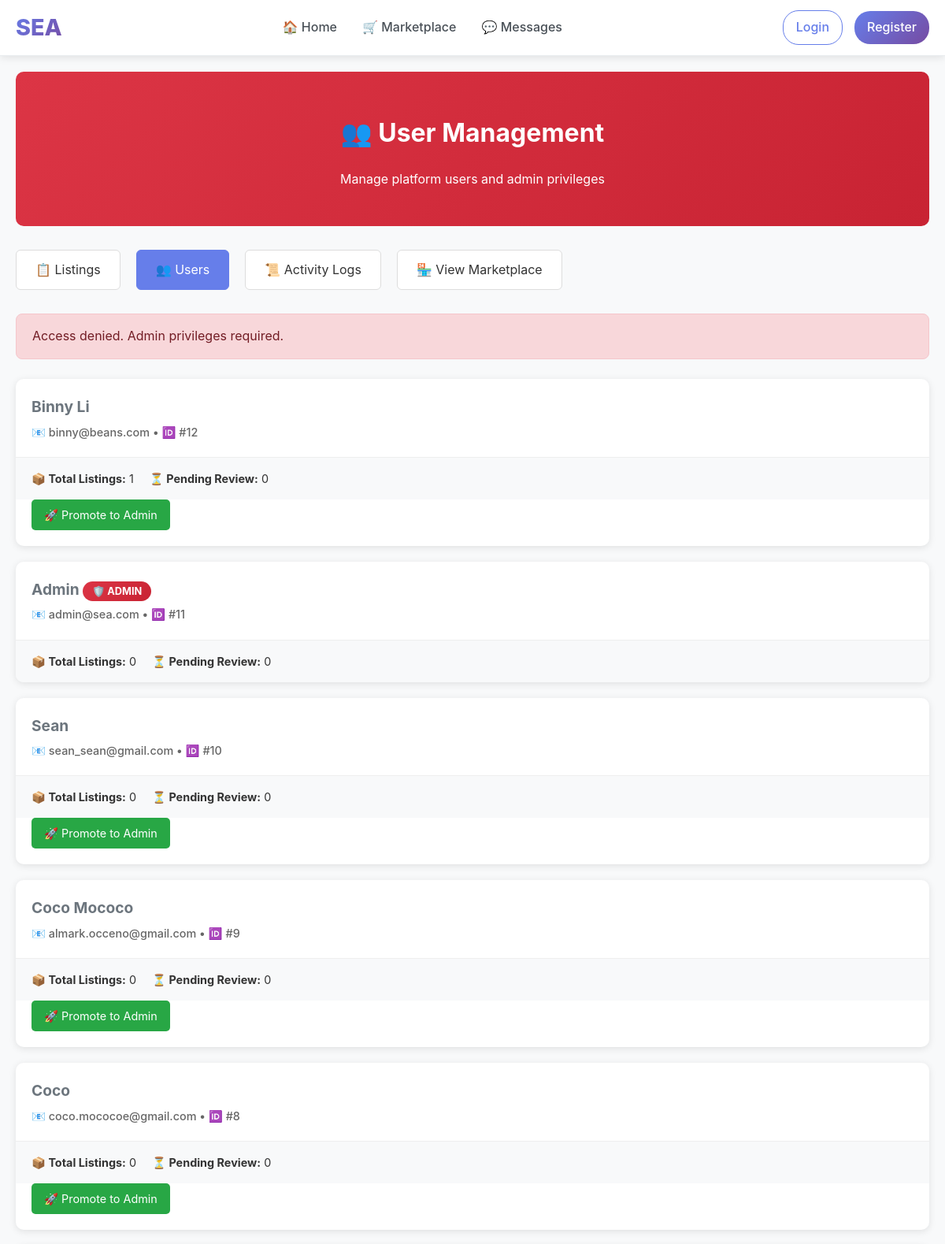
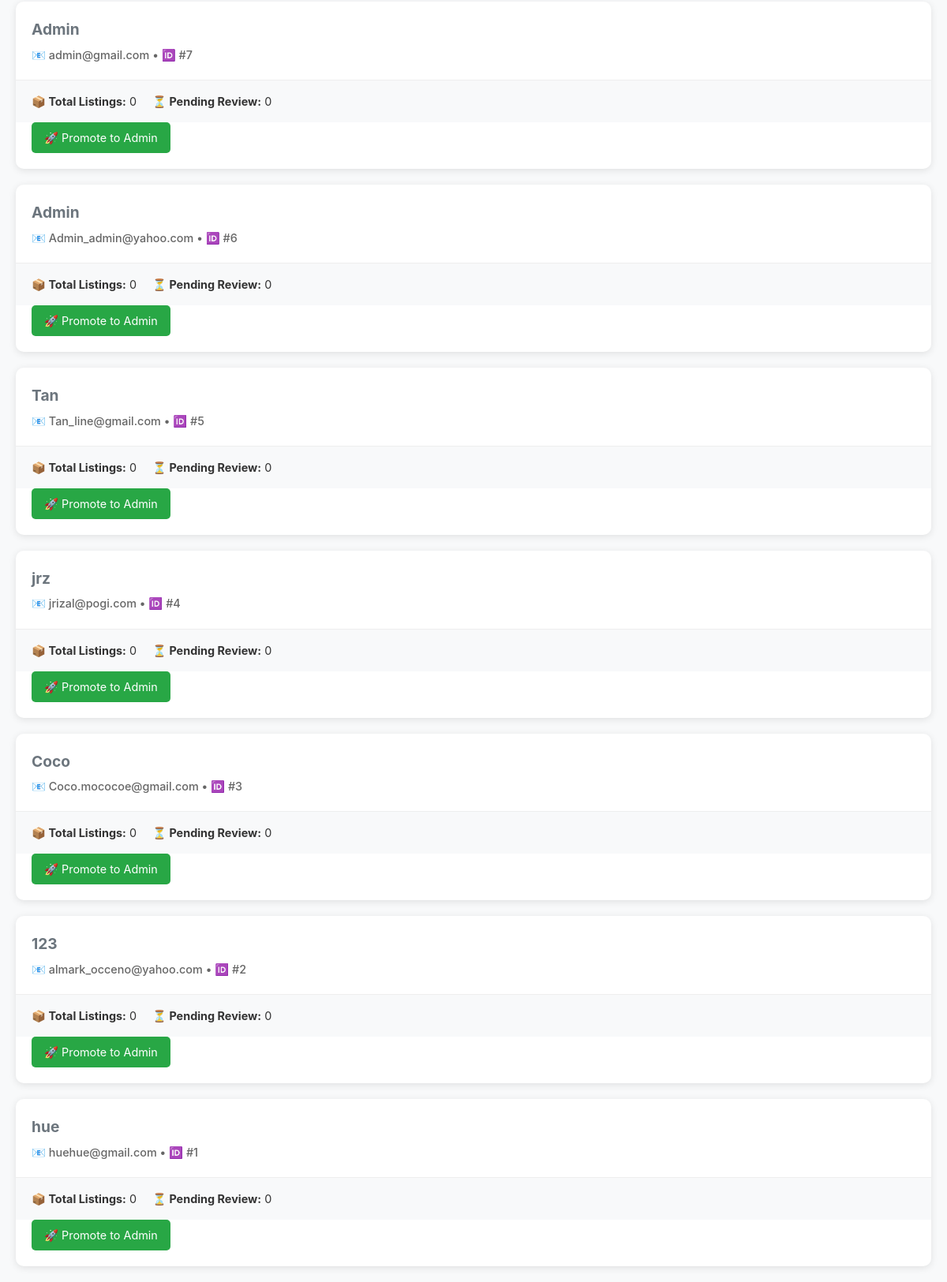
Screenshot of /admin/users with the database file from the repository (2 pictures, top to bottom).
### tables this page shows
CREATE TABLE students (
        student_id INTEGER PRIMARY KEY AUTOINCREMENT,
        name TEXT NOT NULL,
        email TEXT UNIQUE NOT NULL,
        password TEXT NOT NULL,
        org TEXT
    , is_admin INTEGER DEFAULT 0);

### app.py (the view)
@app.route('/admin/users')
def admin_users():
    if not require_admin():
        return redirect(url_for('home'))
    conn = get_db_connection()
    cur = conn.cursor()
    cur.execute("""
        SELECT s.*,
               COUNT(i.item_id) as item_count,
               COUNT(CASE WHEN i.moderation_status = 'pending' THEN 1 END) as pending_items
        FROM students s
        LEFT JOIN items i ON s.student_id = i.student_id
        GROUP BY s.student_id
        ORDER BY s.student_id DESC
    """)
    users = [dict(row) for row in cur.fetchall()]
    conn.close()
    return render_template('admin/users.html', users=users)

### app.py (called while the page is built, shortened)
def get_db_connection():
    db_path = os.path.join(BASE_DIR, 'data', 'marketplace.db')
    conn = sqlite3.connect(db_path, timeout=30.0)
    conn.row_factory = sqlite3.Row
    conn.execute('PRAGMA journal_mode=WAL;')
    return conn

def require_login():
    if 'user_id' not in session:
        return False

@app.context_processor
def inject_csrf_token():
    return dict(csrf_token=generate_csrf_token)

@app.context_processor
def inject_admin_status():
    return dict(is_admin_user=is_admin())

def is_admin():
    if not require_login():
        return False

def require_admin():
    if not is_admin():
        flash("Access denied. Admin privileges required.", "error")
        return redirect(url_for('home'))
    return True

### templates/admin/users.html (shortened to what this page needs)
{% extends "base.html" %}
{% block content %}
<div class="admin-page">
  <div class="admin-header">
    <h1>👥 User Management</h1>
    <p>Manage platform users and admin privileges</p>
  </div>
  <div class="admin-nav">
    <a href="{{ url_for('admin_dashboard') }}">📋 Listings</a>
    <a href="{{ url_for('admin_users') }}" class="active">👥 Users</a>
    <a href="{{ url_for('admin_logs') }}">📜 Activity Logs</a>
    <a href="{{ url_for('marketplace') }}">🏪 View Marketplace</a>
  </div>
  {% with messages = get_flashed_messages(with_categories=true) %}
    {% if messages %}
      {% for category, message in messages %}
        <div class="alert {{ category }}">
          {{ message }}
        </div>
      {% endfor %}
    {% endif %}
  {% endwith %}
  <div class="users-grid">
    {% for user in users %}
    <div class="user-card">
      <div class="user-header">
        <div class="user-info">
          <div class="user-name">
            {{ user.name }}
            {% if user.is_admin %}
              <span class="admin-badge">🛡️ ADMIN</span>
            {% endif %}
          </div>
          <div class="user-meta">
            📧 {{ user.email }} • 🆔 #{{ user.student_id }}
          </div>
        </div>
      </div>
      <div class="user-stats">
        <div><strong>📦 Total Listings:</strong> {{ user.item_count }}</div>
        <div><strong>⏳ Pending Review:</strong> {{ user.pending_items }}</div>
      </div>
      {% if not user.is_admin and user.student_id != session.user_id %}
      <div class="user-actions">
        <a href="{{ url_for('promote_user', user_id=user.student_id) }}"
           class="btn-action btn-promote"
           onclick="return confirm('Promote {{ user.name }} to admin? This will give them full moderation privileges.')">
          🚀 Promote to Admin
        </a>
      </div>
      {% endif %}
    </div>
    {% endfor %}
  </div>
</div>
{% endblock %}

### templates/base.html (shortened to what this page needs)
<!DOCTYPE html>
<html lang="en">
<head>
</head>
<body data-user-id="{% if session.get('user_id') %}{{ session.get('user_id') }}{% endif %}"{% if other %} data-other-id="{{ other['student_id'] }}"{% endif %}>
<nav class="navbar">
  <div class="nav-container">
    <a href="{{ url_for('home') }}" class="nav-brand">SEA</a>
    <div class="nav-links" id="navLinks">
      <a href="{{ url_for('home') }}">🏠 Home</a>
      <a href="{{ url_for('marketplace') }}">🛒 Marketplace</a>
      <a href="{{ url_for('messages') }}">💬 Messages</a>
    </div>
    <div class="nav-user">
      {% if session.get('user_id') %}
        <span class="user-info">👋 {{ session.get('user_name') }}</span>
        <a href="{{ url_for('logout') }}" class="btn-logout">Logout</a>
      {% else %}
        <a href="{{ url_for('login') }}" class="btn-outline">Login</a>
        <a href="{{ url_for('register') }}" class="btn-primary">Register</a>
      {% endif %}
    </div>
  </div>
</nav>
<div class="main-content">
{% block content %}{% endblock %}
</div>
{% set is_chat_page = request.endpoint == 'chat_page' %}
</body>
</html>

### templates/base.html (style rules this page uses)
* { box-sizing: border-box; }
body { margin: 0; font-family: -apple-system, BlinkMacSystemFont, 'Segoe UI', Roboto, sans-serif; background: #f8f9fa; line-height: 1.6; color: #333; }
.main-content { min-height: calc(100vh - 80px); padding-top: 0; }
.navbar { background: white; padding: 12px 0; box-shadow: 0 2px 10px rgba(0, 0, 0, 0.1); border-bottom: 1px solid #e9ecef; position: sticky; top: 0; z-index: 1000; }
.nav-container { max-width: 1200px; margin: 0 auto; padding: 0 20px; display: flex; align-items: center; justify-content: space-between; flex-wrap: wrap; gap: 20px; }
.nav-brand { font-size: 1.8rem; font-weight: 800; color: #667eea; text-decoration: none; background: linear-gradient(135deg, #667eea 0%, #764ba2 100%); -webkit-background-clip: text; background-clip: text; -webkit-text-fill-color: transparent; }
.nav-links { display: flex; align-items: center; gap: 0; flex: 1; justify-content: center; flex-wrap: wrap; }
.nav-links a { color: #495057; text-decoration: none; padding: 10px 16px; border-radius: 6px; font-weight: 500; transition: all 0.2s ease; position: relative; }
.nav-user { display: flex; align-items: center; gap: 15px; flex-wrap: wrap; }
.user-info { color: #6c757d; font-size: 0.9rem; font-weight: 500; }
.nav-user a { color: #495057; text-decoration: none; padding: 8px 16px; border-radius: 20px; font-weight: 500; transition: all 0.2s ease; border: 1px solid transparent; }
.nav-user a.btn-primary { background: linear-gradient(135deg, #667eea 0%, #764ba2 100%); color: white; border: none; }
.nav-user a.btn-outline { border: 1px solid #667eea; color: #667eea; }

### templates/admin/users.html (style rules this page uses)
.admin-page { padding: 20px; max-width: 1200px; margin: 0 auto; }
.admin-header { background: linear-gradient(135deg, #dc3545 0%, #c82333 100%); color: white; padding: 30px; border-radius: 10px; margin-bottom: 30px; text-align: center; }
.admin-nav { display: flex; gap: 20px; margin-bottom: 30px; flex-wrap: wrap; }
.admin-nav a { background: #fff; color: #333; padding: 12px 24px; border-radius: 6px; text-decoration: none; border: 1px solid #ddd; transition: all 0.3s ease; }
.admin-nav a:hover, .admin-nav a.active { background: #667eea; color: white; border-color: #667eea; }
.users-grid { display: grid; gap: 20px; }
.user-card { background: white; border-radius: 10px; box-shadow: 0 2px 10px rgba(0,0,0,0.1); overflow: hidden; }
.user-header { display: flex; justify-content: space-between; align-items: center; padding: 20px; border-bottom: 1px solid #eee; }
.user-info { flex: 1; }
.user-name { font-size: 1.2rem; font-weight: bold; margin-bottom: 5px; }
.user-meta { color: #666; font-size: 0.9rem; }
.admin-badge { background: linear-gradient(135deg, #dc3545, #c82333); color: white; padding: 5px 12px; border-radius: 20px; font-size: 0.8rem; font-weight: bold; }
.user-stats { display: flex; gap: 20px; padding: 15px 20px; background: #f8f9fa; font-size: 0.9rem; }
.user-actions { display: flex; gap: 10px; padding: 0 20px 20px; }
.btn-action { padding: 8px 16px; border: none; border-radius: 5px; cursor: pointer; font-size: 0.9rem; text-decoration: none; display: inline-block; transition: all 0.3s ease; }
.btn-promote { background: #28a745; color: white; }
.alert { padding: 15px 20px; border-radius: 8px; margin-bottom: 25px; }
.alert.error { background: #f8d7da; color: #721c24; border: 1px solid #f5c6cb; }

### rows the page displays
students: name "Binny Li", email "binny@beans.com", student_id "12", item_count "1", pending_items "0"
students: name "Admin", is_admin "🛡️ ADMIN", email "admin@sea.com", student_id "11", item_count "0", pending_items "0"
students: name "Sean", email "sean_sean@gmail.com", student_id "10", item_count "0", pending_items "0"
students: name "Coco Mococo", email "almark.occeno@gmail.com", student_id "9", item_count "0", pending_items "0"
students: name "Coco", email "coco.mococoe@gmail.com", student_id "8", item_count "0", pending_items "0"
students: name "Admin", email "admin@gmail.com", student_id "7", item_count "0", pending_items "0"
students: name "Admin", email "Admin_admin@yahoo.com", student_id "6", item_count "0", pending_items "0"
students: name "Tan", email "Tan_line@gmail.com", student_id "5", item_count "0", pending_items "0"
students: name "jrz", email "jrizal@pogi.com", student_id "4", item_count "0", pending_items "0"
students: name "Coco", email "Coco.mococoe@gmail.com", student_id "3", item_count "0", pending_items "0"
students: name "123", email "almark_occeno@yahoo.com", student_id "2", item_count "0", pending_items "0"
students: name "hue", email "huehue@gmail.com", student_id "1", item_count "0", pending_items "0"

### other values shown
{{ message }} "Access denied. Admin privileges required."
